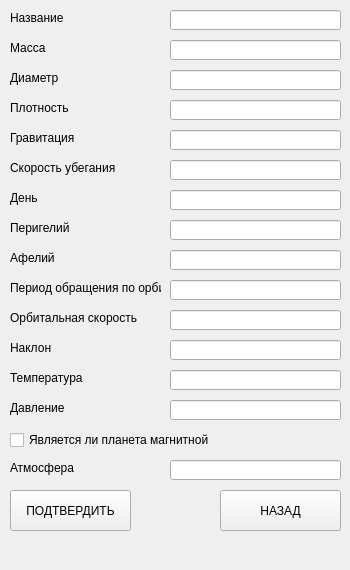
<?xml version="1.0" encoding="UTF-8"?>
<ui version="4.0">
 <class>Form</class>
 <widget class="QWidget" name="Form">
  <property name="geometry">
   <rect>
    <x>0</x>
    <y>0</y>
    <width>350</width>
    <height>570</height>
   </rect>
  </property>
  <property name="windowTitle">
   <string>Form</string>
  </property>
  <widget class="QPushButton" name="backButton">
   <property name="geometry">
    <rect>
     <x>220</x>
     <y>490</y>
     <width>121</width>
     <height>41</height>
    </rect>
   </property>
   <property name="text">
    <string>НАЗАД</string>
   </property>
  </widget>
  <widget class="QPushButton" name="submitButton">
   <property name="geometry">
    <rect>
     <x>10</x>
     <y>490</y>
     <width>121</width>
     <height>41</height>
    </rect>
   </property>
   <property name="text">
    <string>ПОДТВЕРДИТЬ</string>
   </property>
  </widget>
  <widget class="QLineEdit" name="nameLineEdit">
   <property name="geometry">
    <rect>
     <x>170</x>
     <y>10</y>
     <width>171</width>
     <height>20</height>
    </rect>
   </property>
  </widget>
  <widget class="QLabel" name="nameLabel">
   <property name="geometry">
    <rect>
     <x>10</x>
     <y>10</y>
     <width>121</width>
     <height>16</height>
    </rect>
   </property>
   <property name="text">
    <string>Название</string>
   </property>
  </widget>
  <widget class="QLabel" name="massLabel">
   <property name="geometry">
    <rect>
     <x>10</x>
     <y>40</y>
     <width>121</width>
     <height>16</height>
    </rect>
   </property>
   <property name="text">
    <string>Масса</string>
   </property>
  </widget>
  <widget class="QLineEdit" name="massLineEdit">
   <property name="geometry">
    <rect>
     <x>170</x>
     <y>40</y>
     <width>171</width>
     <height>20</height>
    </rect>
   </property>
  </widget>
  <widget class="QLabel" name="diameterLabel">
   <property name="geometry">
    <rect>
     <x>10</x>
     <y>70</y>
     <width>121</width>
     <height>16</height>
    </rect>
   </property>
   <property name="text">
    <string>Диаметр</string>
   </property>
  </widget>
  <widget class="QLineEdit" name="diameterLineEdit">
   <property name="geometry">
    <rect>
     <x>170</x>
     <y>70</y>
     <width>171</width>
     <height>20</height>
    </rect>
   </property>
  </widget>
  <widget class="QLabel" name="densityLabel">
   <property name="geometry">
    <rect>
     <x>10</x>
     <y>100</y>
     <width>121</width>
     <height>16</height>
    </rect>
   </property>
   <property name="text">
    <string>Плотность</string>
   </property>
  </widget>
  <widget class="QLineEdit" name="densityLineEdit">
   <property name="geometry">
    <rect>
     <x>170</x>
     <y>100</y>
     <width>171</width>
     <height>20</height>
    </rect>
   </property>
  </widget>
  <widget class="QLabel" name="gravityLabel">
   <property name="geometry">
    <rect>
     <x>10</x>
     <y>130</y>
     <width>121</width>
     <height>16</height>
    </rect>
   </property>
   <property name="text">
    <string>Гравитация</string>
   </property>
  </widget>
  <widget class="QLineEdit" name="gravityLineEdit">
   <property name="geometry">
    <rect>
     <x>170</x>
     <y>130</y>
     <width>171</width>
     <height>20</height>
    </rect>
   </property>
  </widget>
  <widget class="QLabel" name="escape_vLabel">
   <property name="geometry">
    <rect>
     <x>10</x>
     <y>160</y>
     <width>121</width>
     <height>16</height>
    </rect>
   </property>
   <property name="text">
    <string>Скорость убегания</string>
   </property>
  </widget>
  <widget class="QLineEdit" name="escape_vLineEdit">
   <property name="geometry">
    <rect>
     <x>170</x>
     <y>160</y>
     <width>171</width>
     <height>20</height>
    </rect>
   </property>
  </widget>
  <widget class="QLabel" name="dayLabel">
   <property name="geometry">
    <rect>
     <x>10</x>
     <y>190</y>
     <width>121</width>
     <height>16</height>
    </rect>
   </property>
   <property name="text">
    <string>День</string>
   </property>
  </widget>
  <widget class="QLineEdit" name="dayLineEdit">
   <property name="geometry">
    <rect>
     <x>170</x>
     <y>190</y>
     <width>171</width>
     <height>20</height>
    </rect>
   </property>
  </widget>
  <widget class="QLabel" name="perihelionLabel">
   <property name="geometry">
    <rect>
     <x>10</x>
     <y>220</y>
     <width>121</width>
     <height>16</height>
    </rect>
   </property>
   <property name="text">
    <string>Перигелий</string>
   </property>
  </widget>
  <widget class="QLineEdit" name="perihelionLineEdit">
   <property name="geometry">
    <rect>
     <x>170</x>
     <y>220</y>
     <width>171</width>
     <height>20</height>
    </rect>
   </property>
  </widget>
  <widget class="QLabel" name="aphelionLabel">
   <property name="geometry">
    <rect>
     <x>10</x>
     <y>250</y>
     <width>121</width>
     <height>16</height>
    </rect>
   </property>
   <property name="text">
    <string>Афелий</string>
   </property>
  </widget>
  <widget class="QLineEdit" name="aphelionLineEdit">
   <property name="geometry">
    <rect>
     <x>170</x>
     <y>250</y>
     <width>171</width>
     <height>20</height>
    </rect>
   </property>
  </widget>
  <widget class="QLabel" name="o_periodLabel">
   <property name="geometry">
    <rect>
     <x>10</x>
     <y>280</y>
     <width>151</width>
     <height>16</height>
    </rect>
   </property>
   <property name="text">
    <string>Период обращения по орбите</string>
   </property>
  </widget>
  <widget class="QLineEdit" name="o_periodLineEdit">
   <property name="geometry">
    <rect>
     <x>170</x>
     <y>280</y>
     <width>171</width>
     <height>20</height>
    </rect>
   </property>
  </widget>
  <widget class="QLabel" name="orbital_vLabel">
   <property name="geometry">
    <rect>
     <x>10</x>
     <y>310</y>
     <width>151</width>
     <height>16</height>
    </rect>
   </property>
   <property name="text">
    <string>Орбитальная скорость</string>
   </property>
  </widget>
  <widget class="QLineEdit" name="orbital_vLineEdit">
   <property name="geometry">
    <rect>
     <x>170</x>
     <y>310</y>
     <width>171</width>
     <height>20</height>
    </rect>
   </property>
  </widget>
  <widget class="QLabel" name="tiltLabel">
   <property name="geometry">
    <rect>
     <x>10</x>
     <y>340</y>
     <width>121</width>
     <height>16</height>
    </rect>
   </property>
   <property name="text">
    <string>Наклон</string>
   </property>
  </widget>
  <widget class="QLineEdit" name="tiltLineEdit">
   <property name="geometry">
    <rect>
     <x>170</x>
     <y>340</y>
     <width>171</width>
     <height>20</height>
    </rect>
   </property>
  </widget>
  <widget class="QLabel" name="temperatureLabel">
   <property name="geometry">
    <rect>
     <x>10</x>
     <y>370</y>
     <width>121</width>
     <height>16</height>
    </rect>
   </property>
   <property name="text">
    <string>Температура</string>
   </property>
  </widget>
  <widget class="QLineEdit" name="temperatureLineEdit">
   <property name="geometry">
    <rect>
     <x>170</x>
     <y>370</y>
     <width>171</width>
     <height>20</height>
    </rect>
   </property>
  </widget>
  <widget class="QLabel" name="pressureLabel">
   <property name="geometry">
    <rect>
     <x>10</x>
     <y>400</y>
     <width>121</width>
     <height>16</height>
    </rect>
   </property>
   <property name="text">
    <string>Давление</string>
   </property>
  </widget>
  <widget class="QLineEdit" name="pressureLineEdit">
   <property name="geometry">
    <rect>
     <x>170</x>
     <y>400</y>
     <width>171</width>
     <height>20</height>
    </rect>
   </property>
  </widget>
  <widget class="QLabel" name="atmosphereLabel">
   <property name="geometry">
    <rect>
     <x>10</x>
     <y>460</y>
     <width>121</width>
     <height>16</height>
    </rect>
   </property>
   <property name="text">
    <string>Атмосфера</string>
   </property>
  </widget>
  <widget class="QLineEdit" name="atmosphereLineEdit">
   <property name="geometry">
    <rect>
     <x>170</x>
     <y>460</y>
     <width>171</width>
     <height>20</height>
    </rect>
   </property>
  </widget>
  <widget class="QCheckBox" name="magneticcheckBox">
   <property name="geometry">
    <rect>
     <x>10</x>
     <y>430</y>
     <width>321</width>
     <height>20</height>
    </rect>
   </property>
   <property name="text">
    <string>Является ли планета магнитной</string>
   </property>
  </widget>
 </widget>
 <resources/>
 <connections/>
</ui>
